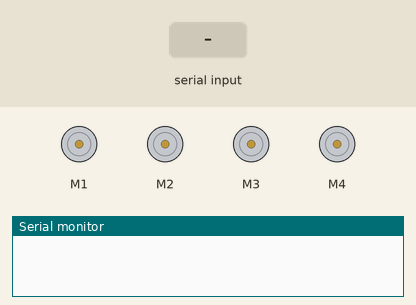
This sketch was run on a simulated Arduino Uno, built with avr-gcc and run on an emulated ATmega328P. Shown: 4 × DC motor (green arrow = forward, orange = backward, longer = faster), the last lines printed to the serial monitor. The inputs (shaded band) are chosen by the test bench.

Above: at 1.2 s.
1.3 s: "F" received over Serial
At 1.7 s:
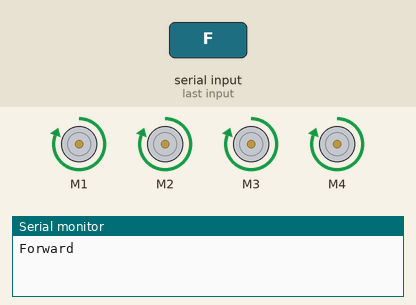
2.8 s: "B" received over Serial
At 4.0 s:
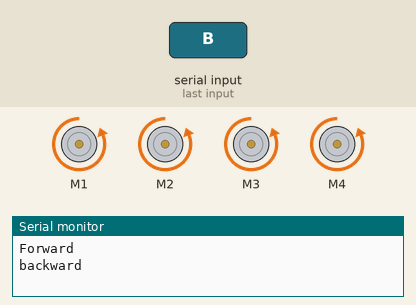
4.3 s: "L" received over Serial
At 5.2 s:
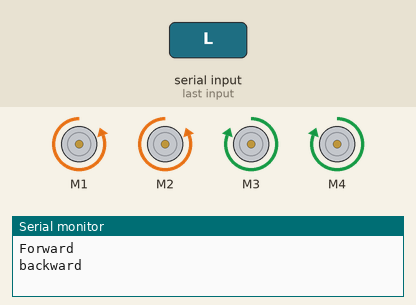
5.8 s: "R" received over Serial
At 6.4 s:
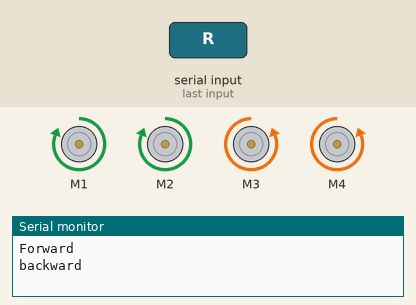
7.3 s: "I" received over Serial
At 8.5 s:
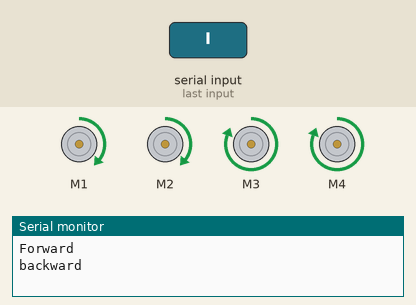
8.8 s: "J" received over Serial
At 9.8 s:
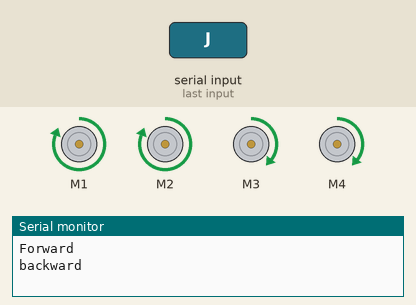
Timing chart, 0 to 11.3 s (numbered marks = the images above; inputs shaded):
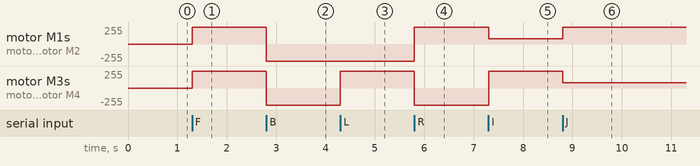

Measured:
- after the input at 1.3 s, motor M1–4: stopped → forward 255/255 at once
- after the input at 2.8 s, motor M1–4: forward 255/255 → backward 255/255 at once
- after the input at 4.3 s, motor M3, motor M4: backward 255/255 → forward 255/255 at once
- after the input at 5.8 s, motor M1, motor M2: backward 255/255 → forward 255/255 at once; motor M3, motor M4: forward 255/255 → backward 255/255 at once
- after the input at 7.3 s, motor M1, motor M2: forward 255/255 → forward 82/255 at once; motor M3, motor M4: backward 255/255 → forward 255/255 at once
- after the input at 8.8 s, motor M1, motor M2: forward 82/255 → forward 255/255 at once; motor M3, motor M4: forward 255/255 → forward 82/255 at once

The sketch:

bluetooth_car.ino
```cpp
//#include <SoftwareSerial.h>
//SoftwareSerial mySerial(3,2);
//
//void setup() {
//  Serial.begin(9600); //open the serial port
//  mySerial.begin(9600); // open the bluetooth serial port
//}
//
//void loop() {
//  if(mySerial.available()){
//    Serial.println(mySerial.readString()); // send from serial to bluetooth
//  }
//  if(Serial.available()){
//    mySerial.println(Serial.readString()); // send from bluetooth to serial
//  }
//}

/*
Code Name: Arduino Bluetooth Car with Front and Back Light Control
Code URI: https://circuitbest.com/category/arduino-projects/
Before uploading the code you have to install the "Adafruit Motor Shield" library
Open Arduino IDE >> Go to sketch >> Include Libray >> Manage Librays...  >> Search "Adafruit Motor Shield" >> Install the Library
AFMotor Library: https://learn.adafruit.com/adafruit-motor-shield/library-install
Author: Make DIY
Author URI: https://circuitbest.com/author/admin/
Description: This program is used to control a robot using an app that communicates with Arduino through an HC-05 Bluetooth Module.
App URI: https://bit.ly/3mn6LuZ
Version: 1.0
License: Remixing or Changing this Thing is allowed. Commercial use is not allowed.
*/

#include <AFMotor.h>

//initial motors pin
AF_DCMotor motor1(1, MOTOR12_1KHZ);
AF_DCMotor motor2(2, MOTOR12_1KHZ);
AF_DCMotor motor3(3, MOTOR34_1KHZ);
AF_DCMotor motor4(4, MOTOR34_1KHZ);

int val;
int Speeed = 255;

void setup()
{
  Serial.begin(9600);  //Set the baud rate to your Bluetooth module.
}
void loop(){
  if(Serial.available() > 0){
    val = Serial.read();

    Stop(); //initialize with motors stoped

          if (val == 'F'){
            Serial.println("Forward");
          forward();
          }

          if (val == 'B'){
            Serial.println("backward");
          back();
          }

          if (val == 'L'){
          left();
          }

          if (val == 'R'){
          right();
          }
          if (val == 'I'){
          topright();
          }

          if (val == 'J'){
          topleft();
          }

          if (val == 'K'){
          bottomright();
          }

          if (val == 'M'){
          bottomleft();
          }
          if (val == 'T'){
          Stop();
          }
  }
}


void forward()
{
  motor1.setSpeed(Speeed); //Define maximum velocity
  motor1.run(FORWARD); //rotate the motor clockwise
  motor2.setSpeed(Speeed); //Define maximum velocity
  motor2.run(FORWARD); //rotate the motor clockwise
  motor3.setSpeed(Speeed);//Define maximum velocity
  motor3.run(FORWARD); //rotate the motor clockwise
  motor4.setSpeed(Speeed);//Define maximum velocity
  motor4.run(FORWARD); //rotate the motor clockwise
}

void back()
{
  motor1.setSpeed(Speeed); //Define maximum velocity
  motor1.run(BACKWARD); //rotate the motor anti-clockwise
  motor2.setSpeed(Speeed); //Define maximum velocity
  motor2.run(BACKWARD); //rotate the motor anti-clockwise
  motor3.setSpeed(Speeed); //Define maximum velocity
  motor3.run(BACKWARD); //rotate the motor anti-clockwise
  motor4.setSpeed(Speeed); //Define maximum velocity
  motor4.run(BACKWARD); //rotate the motor anti-clockwise
}

void left()
{
  motor1.setSpeed(Speeed); //Define maximum velocity
  motor1.run(BACKWARD); //rotate the motor anti-clockwise
  motor2.setSpeed(Speeed); //Define maximum velocity
  motor2.run(BACKWARD); //rotate the motor anti-clockwise
  motor3.setSpeed(Speeed); //Define maximum velocity
  motor3.run(FORWARD);  //rotate the motor clockwise
  motor4.setSpeed(Speeed); //Define maximum velocity
  motor4.run(FORWARD);  //rotate the motor clockwise
}

void right()
{

  motor1.setSpeed(Speeed); //Define maximum velocity
  motor1.run(FORWARD); //rotate the motor clockwise
  motor2.setSpeed(Speeed); //Define maximum velocity
  motor2.run(FORWARD); //rotate the motor clockwise
  motor3.setSpeed(Speeed); //Define maximum velocity
  motor3.run(BACKWARD); //rotate the motor anti-clockwise
  motor4.setSpeed(Speeed); //Define maximum velocity
  motor4.run(BACKWARD); //rotate the motor anti-clockwise
}

void topleft(){
  motor1.setSpeed(Speeed); //Define maximum velocity
  motor1.run(FORWARD); //rotate the motor clockwise
  motor2.setSpeed(Speeed); //Define maximum velocity
  motor2.run(FORWARD); //rotate the motor clockwise
  motor3.setSpeed(Speeed/3.1);//Define maximum velocity
  motor3.run(FORWARD); //rotate the motor clockwise
  motor4.setSpeed(Speeed/3.1);//Define maximum velocity
  motor4.run(FORWARD); //rotate the motor clockwise
}

void topright()
{
  motor1.setSpeed(Speeed/3.1); //Define maximum velocity
  motor1.run(FORWARD); //rotate the motor clockwise
  motor2.setSpeed(Speeed/3.1); //Define maximum velocity
  motor2.run(FORWARD); //rotate the motor clockwise
  motor3.setSpeed(Speeed);//Define maximum velocity
  motor3.run(FORWARD); //rotate the motor clockwise
  motor4.setSpeed(Speeed);//Define maximum velocity
  motor4.run(FORWARD); //rotate the motor clockwise
}

void bottomleft()
{
  motor1.setSpeed(Speeed); //Define maximum velocity
  motor1.run(BACKWARD); //rotate the motor anti-clockwise
  motor2.setSpeed(Speeed); //Define maximum velocity
  motor2.run(BACKWARD); //rotate the motor anti-clockwise
  motor3.setSpeed(Speeed/3.1); //Define maximum velocity
  motor3.run(BACKWARD); //rotate the motor anti-clockwise
  motor4.setSpeed(Speeed/3.1); //Define maximum velocity
  motor4.run(BACKWARD); //rotate the motor anti-clockwise
}

void bottomright()
{
  motor1.setSpeed(Speeed/3.1); //Define maximum velocity
  motor1.run(BACKWARD); //rotate the motor anti-clockwise
  motor2.setSpeed(Speeed/3.1); //Define maximum velocity
  motor2.run(BACKWARD); //rotate the motor anti-clockwise
  motor3.setSpeed(Speeed); //Define maximum velocity
  motor3.run(BACKWARD); //rotate the motor anti-clockwise
  motor4.setSpeed(Speeed); //Define maximum velocity
  motor4.run(BACKWARD); //rotate the motor anti-clockwise
}


void Stop()
{
  motor1.setSpeed(0); //Define minimum velocity
  motor1.run(RELEASE); //stop the motor when release the button
  motor2.setSpeed(0); //Define minimum velocity
  motor2.run(RELEASE); //rotate the motor clockwise
  motor3.setSpeed(0); //Define minimum velocity
  motor3.run(RELEASE); //stop the motor when release the button
  motor4.setSpeed(0); //Define minimum velocity
  motor4.run(RELEASE); //stop the motor when release the button
}
```
